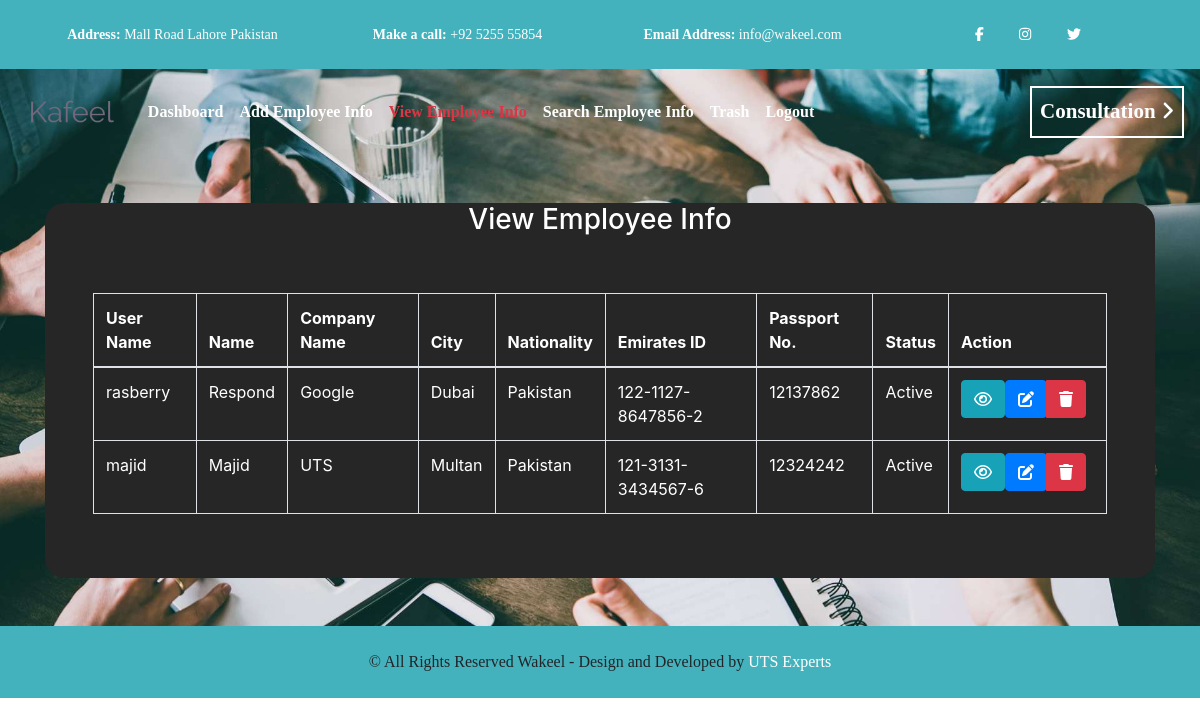
Screenshot of /company/view-employee-info.php (signed in) with the database file from the repository.
### tables this page shows
CREATE TABLE `client_info` (
  `ci_id` int(11) NOT NULL,
  `ci_username` text NOT NULL,
  `ci_password` text NOT NULL,
  `ci_name` text NOT NULL,
  `ci_address` text NOT NULL,
  `ci_company_name` int(11) NOT NULL,
  `ci_city` text NOT NULL,
  `ci_partner1_name` text NOT NULL,
  `ci_partner1_mob1` text NOT NULL,
  `ci_partner1_mob2` text NOT NULL,
  `ci_partner2_name` text NOT NULL,
  `ci_partner2_mob1` text NOT NULL,
  `ci_partner2_mob2` text NOT NULL,
  `ci_landline` text NOT NULL,
  `ci_emirates_id` text NOT NULL,
  `ci_emirates_id_image` text NOT NULL,
  `ci_emirates_id_issue_date` date NOT NULL,
  `ci_emirates_id_expiry_date` date NOT NULL,
  `ci_nationality_id` int(11) NOT NULL,
  `ci_passport_no` text NOT NULL,
  `ci_passport_image` text NOT NULL,
  `ci_passport_issue_date` date NOT NULL,
  `ci_passport_expiry_date` date NOT NULL,
  `ci_amount` decimal(20,2) NOT NULL,
  `ci_installment` int(11) NOT NULL,
  `ci_r_balance` decimal(20,2) NOT NULL,
  `ci_agreement_date` date NOT NULL,
  `ci_sponsership_end_date` date NOT NULL,
  `ci_percentage` decimal(15,2) NOT NULL,
  `ci_total_emp` int(11) NOT NULL,
  `ci_profile_pic` text NOT NULL,
  `ci_remarks` text NOT NULL,
  `ci_desigination` text NOT NULL,
  `ci_salary` decimal(20,2) NOT NULL,
  `ci_visa_issue_date` date NOT NULL,
  `ci_visa_expire_date` date NOT NULL,
  `ci_labor_contract_image` text NOT NULL,
  `ci_activation_code` text NOT NULL,
  `ci_client_act_status` tinyint(1) NOT NULL,
  `ci_wakeel_act_status` tinyint(1) NOT NULL,
  `ci_del_status` tinyint(1) NOT NULL,
  `wakeel_id` int(11) NOT NULL
);

CREATE TABLE `companies` (
  `company_id` int(11) NOT NULL,
  `company_name` text NOT NULL
);

CREATE TABLE `apps_countries` (
  `id` int(11) NOT NULL,
  `country_code` varchar(2) NOT NULL DEFAULT '',
  `country_name` varchar(100) NOT NULL DEFAULT ''
);

### db/db_config.php (called while the page is built, shortened)
<?php
class DBConnection
{
	private $db_name;
	private $db_host;
	private $db_user;
	private $db_password;
	public function assign_val()
	{
		$this->db_name="u793410707_kafeel";
		$this->db_host="localhost";
		$this->db_user="u793410707_kaf_umer";
		$this->db_password=":mw9GS7:";
	}
	public function makeconn()
	{
		$this->con=mysqli_connect($this->db_host,$this->db_user,$this->db_password,$this->db_name);
		return $this->con;
	}
}
?>

### company/view-employee-info.php (the view, shortened to what this page needs)
<?php
include_once('../db/db_config.php');
$ob=new DBConnection();
$admin_id=$_SESSION['uts_wk_sub_admin_id'];
?>
<!DOCTYPE html>
<html lang="en">
<head>
    <link rel="stylesheet" type="text/css" href="bootstrap/css/bootstrap.min.css">
    <link rel="stylesheet" type="text/css" href="fontawesome/css/all.css">
    <link rel="stylesheet" type="text/css" href="css/style.css">
</head>
<body>
	<?php include_once('nav/first_header.php'); ?>
	<section id="wrap">
		<div class="nav-bottom-area h-100">
			<?php include_once('nav/second_header.php'); ?>
		    <div class="container">
		    	<div class="row">
		    		<div class="col-md-12">
			    		<div class="login-form-outer mt-5 mb-5">
			    			<div class="text-center">
			    				<h3 style="color:white;">View Employee Info</h3>
			    			</div>
				    		<div class="login-form-inner p-5">
				    			<div class="table-responsive">
					    			<table class="table table-bordered table-hover">
					    				<thead>
					    					<tr>
					    						<th>User Name</th>
					    						<th>Name</th>
					    						<th>Company Name</th>
					    						<th>City</th>
					    						<th>Nationality</th>
					    						<th>Emirates ID</th>
					    						<th>Passport No.</th>
					    						<th>Status</th>
					    						<th width="15%">Action</th>
					    					</tr>
					    				</thead>
					    				<tbody>
					    					<?php
					    					$sql_all="SELECT * FROM `client_info` WHERE wakeel_id=$admin_id AND ci_del_status=0";
					    					$result_all=mysqli_query($ob->makeconn(),$sql_all);
					    					while($row_all=mysqli_fetch_assoc($result_all))
					    					{
					    						?>
					    						<tr>
					    							<td><?php echo $row_all['ci_username']; ?></td>
					    							<td><?php echo $row_all['ci_name']; ?></td>
					    							<td>
					    								<?php
					    								$sql_com="SELECT * FROM `companies` WHERE `company_id`=".$row_all['ci_company_name'];
					    								$result_com=mysqli_query($ob->makeconn(),$sql_com);
					    								$row_com=mysqli_fetch_assoc($result_com);
					    								echo $row_com['company_name'];
					    								?>
					    							</td>
					    							<td><?php echo $row_all['ci_city']; ?></td>
					    							<td>
					    								<?php
					    								$sql_country="SELECT * FROM `apps_countries` WHERE `id`=".$row_all['ci_nationality_id'];
					    								$result_country=mysqli_query($ob->makeconn(),$sql_country);
					    								$row_country=mysqli_fetch_assoc($result_country);
					    								echo $row_country['country_name']
					    								?>
					    							</td>
					    							<td><?php echo $row_all['ci_emirates_id']; ?></td>
					    							<td><?php echo $row_all['ci_passport_no']; ?></td>
					    							<td>
					    								<?php
					    								if($row_all['ci_client_act_status'])
					    									echo "Active";
					    								else
					    									echo "Deactive"
					    								?>
					    							</td>
					    							<td>
					    								<div class="btn-toolbar" role="toolbar" aria-label="Toolbar with button groups">
														  <div class="btn-group mr-2" role="group" aria-label="First group">
														  	<form method="post" action="single-view2.php">
						    								<button class="btn btn-info view-btn"><i class="far fa-eye"></i></button>
						    								</form>
						    								<form method="post" action="edit-client-info.php">
						    								<button class="btn btn-primary edit-btn"><i class="fas fa-edit"></i></button>
						    								</form>
						    								<button class="btn btn-danger del-btn" value="<?php echo $row_all['ci_id']; ?>" ><i class="fas fa-trash"></i></button>
														  </div>
														</div>
					    							</td>
					    						</tr>
					    						<?php
					    					}
					    					?>
					    				</tbody>
					    			</table>
				    			</div>
				    		</div>
			    		</div>
		    		</div>
		    	</div>
		    </div>
		</div>
	</section>
	<?php include_once('nav/footer.php'); ?>
</body>
</html>

### company/css/style.css (style rules this page uses)
html, body { height: 100%; }
.nav-bottom-area { background-image: url(../img/hero-1-1920x1080.jpg); background-repeat: no-repeat; background-size: cover; height: 600px; }
.login-form-outer { background-color: #262626; border-radius: 20px; }

### company/view-employee-info.php (style rules this page uses)
table,tr,td,th { color: white; }

### rows the page displays
client_info: ci_username "rasberry", ci_name "Respond", companies.company_name "Google", ci_city "Dubai", apps_countries.country_name "Pakistan", ci_emirates "122-1127-8647856-2", ci_passport_no "12137862", ci_client_act_status "Active", $row_all['ci_id'] 1 (drawn)
client_info: ci_username "majid", ci_name "Majid", companies.company_name "UTS", ci_city "Multan", apps_countries.country_name "Pakistan", ci_emirates "121-3131-3434567-6", ci_passport_no "12324242", ci_client_act_status "Active", $row_all['ci_id'] 2 (drawn)
